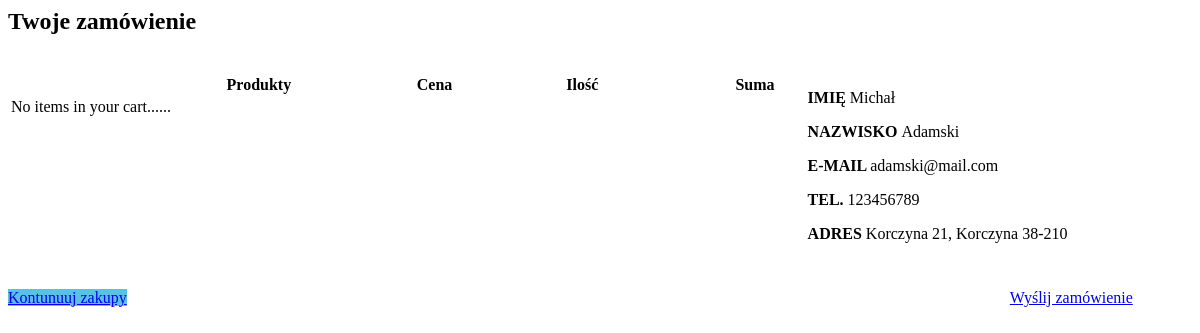
The app's page /checkout.php (signed in) with its own data.
### tables this page shows
CREATE TABLE `users` (
  `id` int(11) NOT NULL,
  `email` varchar(255) NOT NULL,
  `login` varchar(32) NOT NULL,
  `password` varchar(255) NOT NULL,
  `firstname` varchar(255) NOT NULL,
  `lastname` varchar(255) NOT NULL,
  `phone` varchar(32) NOT NULL,
  `address` varchar(255) NOT NULL,
  `role` enum('seller','customer') NOT NULL
);

### cart.php (called while the page is built, shortened)
<?php
class Cart {
    protected $cart_contents = array();
    public function __construct(){
        $this->cart_contents = !empty($_SESSION['cart_contents'])?$_SESSION['cart_contents']:NULL;
        if ($this->cart_contents === NULL){
            $this->cart_contents = array('cart_total' => 0, 'total_items' => 0);
        }
    }
    public function total_items(){
        return $this->cart_contents['total_items'];
    }
}

### checkout.php (the view, shortened to what this page needs)
<?php
include 'connect.php';
include 'Cart.php';
$cart = new Cart;
$query = $db->query("SELECT * FROM users WHERE id =".$_SESSION['sessCustomerID']);
$custRow = $query->fetch(PDO::FETCH_ASSOC);
?>
<div class="container">
    <h2>Twoje zamówienie</h2></br>
    <table class="table">
    <thead>
        <tr>
            <th>Produkty</th>
            <th>Cena</th>
            <th>Ilość</th>
            <th>Suma</th>
        </tr>
    </thead>
    <tbody>
        <?php
        if($cart->total_items() > 0){
            $cartItems = $cart->contents();
            foreach($cartItems as $item){
        ?>
        <tr>
            <td><?php echo $item["name"]; ?></td>
            <td><?php echo $item["price"].' zł'; ?></td>
            <td><?php echo $item["qty"]; ?></td>
            <td><?php echo $item["subtotal"].' zł'; ?></td>
        </tr>
        <?php } }else{ ?>
        <tr><td colspan="4"><p>No items in your cart......</p></td>
        <?php } ?>
    </tbody>
    <tfoot>
        <tr>
            <td colspan="3"></td>
        </tr>
    </tfoot>
    </table>
    <div class="dane">
        <p><b>IMIĘ </b><?php echo $custRow['firstname']; ?></p>
        <p><b>NAZWISKO </b><?php echo $custRow['lastname']; ?></p>
        <p><b>E-MAIL </b><?php echo $custRow['email']; ?></p>
        <p><b>TEL. </b><?php echo $custRow['phone']; ?></p>
        <p><b>ADRES </b><?php echo $custRow['address']; ?></p>
    </div>
    <div class="footBtn">
        <div class="left"><a href="customer.php" class="btn btn-warning"><i class="glyphicon glyphicon-menu-left"></i> Kontunuuj zakupy</a></div>
        <div class="right"><a href="customer.php?value=cartAction&action=placeOrder" class="btn btn-success orderBtn">Wyślij zamówienie <i class="glyphicon glyphicon-menu-right"></i></a></div>
    </div>
</div>

### checkout.php (style rules this page uses)
.container { width: 100%;margin-bottom:80px; }
.table { width: 65%;float: left; }
.footBtn { width: 95%;float: left; }
.orderBtn { float: right; }
table th { text-align: right; }
.dane { width: 30%; float: left; margin-left: 30px; text-align: left; margin-bottom: 30px; }
.btn-warning { background-color: #5bc0e8; border-color: #37b1e3; }
.footBtn { float: left; }
.left { float: left; }
.right { float: right; }

### records on screen
users: firstname "Michał", lastname "Adamski", email "adamski@mail.com", phone "123456789", address "Korczyna 21, Korczyna 38-210"
